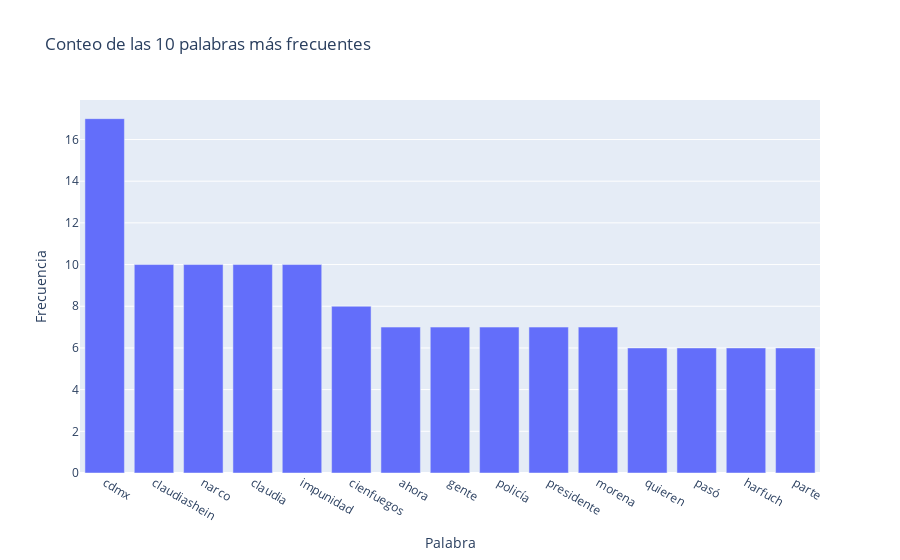

Source (notebook cell):
### Code cell
# Creamos la gráfica de barras
fig = go.Figure(data=[go.Bar(x=top_words.index, y=top_words.values)])

# Personalizamos el diseño de la gráfica
fig.update_layout(
    title='Conteo de las 10 palabras más frecuentes',
    xaxis_title='Palabra',
    yaxis_title='Frecuencia'
)
fig.write_html("bar.html")
# Mostramos la gráfica
fig.show()

### Figure 1 — Plotly figure (JSON) as saved in the notebook; plotly's stock layout.template omitted (floating-point values rounded to 4 significant figures)
{"data": [{"type": "bar", "x": ["cdmx", "claudiashein", "narco", "claudia", "impunidad", "cienfuegos", "ahora", "gente", "policía", "presidente", "morena", "quieren", "pasó", "harfuch", "parte"], "y": [17, 10, 10, 10, 10, 8, 7, 7, 7, 7, 7, 6, 6, 6, 6]}], "layout": {"title": {"text": "Conteo de las 10 palabras más frecuentes"}, "xaxis": {"title": {"text": "Palabra"}}, "yaxis": {"title": {"text": "Frecuencia"}}}}
